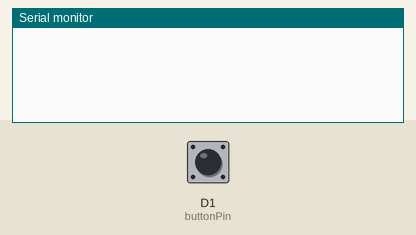
Simulated run of this sketch. Board: ESP8266 (NodeMCU). Parts: the last lines printed to the serial monitor. Inputs (shaded band) come from the test bench; at power-on: D1 (buttonPin) HIGH.

Above: at 1.2 s.
1.3 s: D1 (buttonPin) pulled LOW for 0.15 s
At 1.43 s:
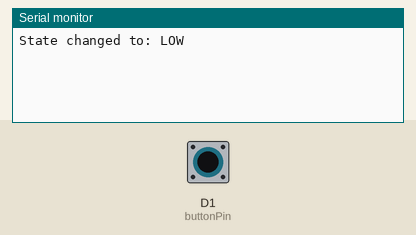
At 2.8 s:
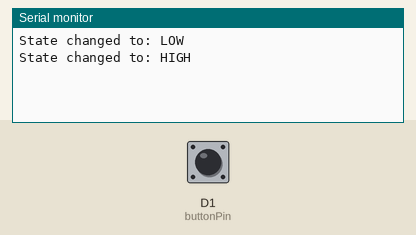

The sketch:

lab5_3.ino
```cpp
const int buttonPin = D1;
volatile bool interruptFlag = false;
volatile int lastState = HIGH;

void ICACHE_RAM_ATTR handleInterrupt() {
  interruptFlag = true;
}

void setup() {
  Serial.begin(115200);
  pinMode(buttonPin, INPUT_PULLUP);
  attachInterrupt(digitalPinToInterrupt(buttonPin), handleInterrupt, CHANGE);
}

void loop() {
  if (interruptFlag) {
    int currentState = digitalRead(buttonPin);
    if (currentState != lastState) {
      Serial.print("State changed to: ");
      Serial.println(currentState == HIGH ? "HIGH" : "LOW");
      lastState = currentState;
    }
    interruptFlag = false;
  }
}
```

Measured:
- after the input at 1.3 s, the serial monitor: prints a new line at once (image 1)
